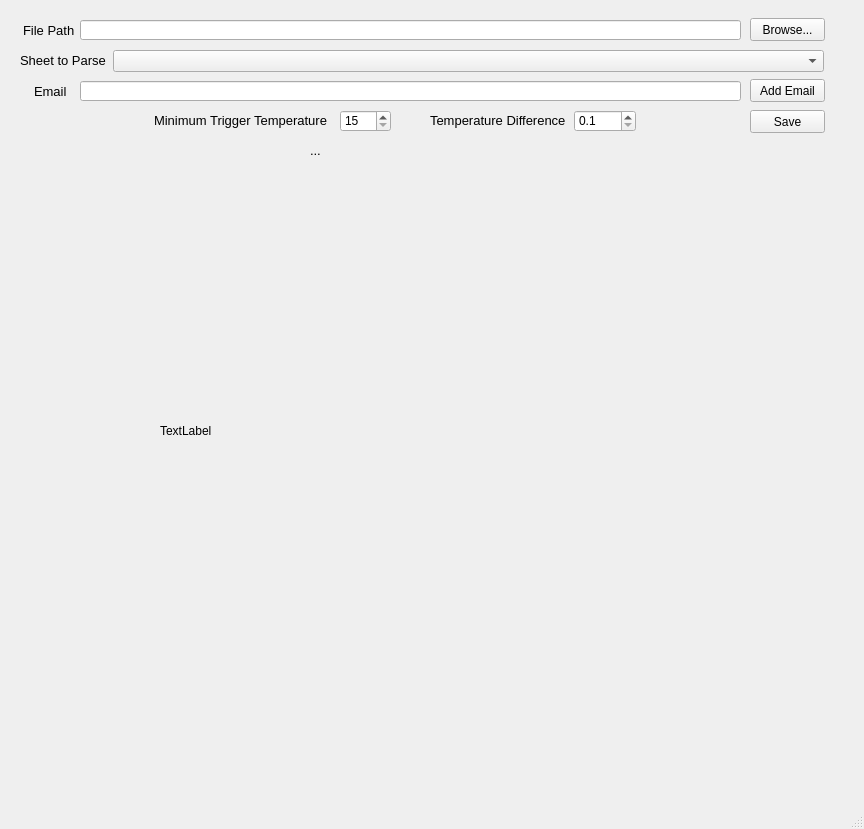
<?xml version="1.0" encoding="UTF-8"?>
<ui version="4.0">
 <class>MainWindow</class>
 <widget class="QMainWindow" name="MainWindow">
  <property name="geometry">
   <rect>
    <x>0</x>
    <y>0</y>
    <width>864</width>
    <height>829</height>
   </rect>
  </property>
  <property name="windowTitle">
   <string>MainWindow</string>
  </property>
  <widget class="QWidget" name="centralwidget">
   <widget class="QLineEdit" name="filePathLineEdit">
    <property name="geometry">
     <rect>
      <x>80</x>
      <y>20</y>
      <width>661</width>
      <height>20</height>
     </rect>
    </property>
   </widget>
   <widget class="QLineEdit" name="emailLineEdit">
    <property name="geometry">
     <rect>
      <x>80</x>
      <y>81</y>
      <width>661</width>
      <height>20</height>
     </rect>
    </property>
   </widget>
   <widget class="QLabel" name="label">
    <property name="geometry">
     <rect>
      <x>23</x>
      <y>20</y>
      <width>61</width>
      <height>20</height>
     </rect>
    </property>
    <property name="font">
     <font>
      <pointsize>10</pointsize>
     </font>
    </property>
    <property name="text">
     <string>File Path</string>
    </property>
   </widget>
   <widget class="QLabel" name="label_2">
    <property name="geometry">
     <rect>
      <x>34</x>
      <y>81</y>
      <width>61</width>
      <height>20</height>
     </rect>
    </property>
    <property name="font">
     <font>
      <pointsize>10</pointsize>
     </font>
    </property>
    <property name="text">
     <string>Email</string>
    </property>
   </widget>
   <widget class="QPushButton" name="browseButton">
    <property name="geometry">
     <rect>
      <x>750</x>
      <y>18</y>
      <width>75</width>
      <height>23</height>
     </rect>
    </property>
    <property name="text">
     <string>Browse...</string>
    </property>
   </widget>
   <widget class="QPushButton" name="addButton">
    <property name="geometry">
     <rect>
      <x>750</x>
      <y>79</y>
      <width>75</width>
      <height>23</height>
     </rect>
    </property>
    <property name="text">
     <string>Add Email</string>
    </property>
   </widget>
   <widget class="QListWidget" name="emailListWidget">
    <property name="geometry">
     <rect>
      <x>280</x>
      <y>202</y>
      <width>256</width>
      <height>192</height>
     </rect>
    </property>
   </widget>
   <widget class="QLabel" name="label_3">
    <property name="geometry">
     <rect>
      <x>280</x>
      <y>180</y>
      <width>171</width>
      <height>20</height>
     </rect>
    </property>
    <property name="font">
     <font>
      <pointsize>10</pointsize>
     </font>
    </property>
    <property name="text">
     <string>Emails to Send notification:</string>
    </property>
   </widget>
   <widget class="QPushButton" name="readButton">
    <property name="geometry">
     <rect>
      <x>290</x>
      <y>440</y>
      <width>231</width>
      <height>61</height>
     </rect>
    </property>
    <property name="font">
     <font>
      <pointsize>24</pointsize>
     </font>
    </property>
    <property name="text">
     <string>Read Excel</string>
    </property>
   </widget>
   <widget class="QPushButton" name="removeButton_2">
    <property name="geometry">
     <rect>
      <x>360</x>
      <y>400</y>
      <width>101</width>
      <height>23</height>
     </rect>
    </property>
    <property name="text">
     <string>Remove Email</string>
    </property>
   </widget>
   <widget class="QTextBrowser" name="textBrowser">
    <property name="geometry">
     <rect>
      <x>10</x>
      <y>550</y>
      <width>841</width>
      <height>211</height>
     </rect>
    </property>
   </widget>
   <widget class="QComboBox" name="sheetComboBox">
    <property name="geometry">
     <rect>
      <x>113</x>
      <y>50</y>
      <width>711</width>
      <height>22</height>
     </rect>
    </property>
   </widget>
   <widget class="QLabel" name="label_4">
    <property name="geometry">
     <rect>
      <x>20</x>
      <y>50</y>
      <width>91</width>
      <height>20</height>
     </rect>
    </property>
    <property name="font">
     <font>
      <pointsize>10</pointsize>
     </font>
    </property>
    <property name="text">
     <string>Sheet to Parse</string>
    </property>
   </widget>
   <widget class="QLabel" name="loadingLabel">
    <property name="geometry">
     <rect>
      <x>160</x>
      <y>180</y>
      <width>501</width>
      <height>501</height>
     </rect>
    </property>
    <property name="autoFillBackground">
     <bool>true</bool>
    </property>
    <property name="text">
     <string>TextLabel</string>
    </property>
   </widget>
   <widget class="QLabel" name="statusLabel">
    <property name="geometry">
     <rect>
      <x>310</x>
      <y>140</y>
      <width>341</width>
      <height>20</height>
     </rect>
    </property>
    <property name="font">
     <font>
      <pointsize>10</pointsize>
     </font>
    </property>
    <property name="text">
     <string>...</string>
    </property>
   </widget>
   <widget class="QLabel" name="loadingLabel_2">
    <property name="geometry">
     <rect>
      <x>10</x>
      <y>510</y>
      <width>841</width>
      <height>251</height>
     </rect>
    </property>
    <property name="autoFillBackground">
     <bool>true</bool>
    </property>
    <property name="text">
     <string/>
    </property>
   </widget>
   <widget class="QSpinBox" name="spinBox">
    <property name="geometry">
     <rect>
      <x>340</x>
      <y>110</y>
      <width>51</width>
      <height>22</height>
     </rect>
    </property>
    <property name="minimum">
     <number>15</number>
    </property>
   </widget>
   <widget class="QDoubleSpinBox" name="doubleSpinBox">
    <property name="geometry">
     <rect>
      <x>574</x>
      <y>110</y>
      <width>62</width>
      <height>22</height>
     </rect>
    </property>
    <property name="decimals">
     <number>1</number>
    </property>
    <property name="minimum">
     <double>0.100000000000000</double>
    </property>
    <property name="maximum">
     <double>5.900000000000000</double>
    </property>
    <property name="singleStep">
     <double>0.100000000000000</double>
    </property>
   </widget>
   <widget class="QLabel" name="label_5">
    <property name="geometry">
     <rect>
      <x>154</x>
      <y>110</y>
      <width>191</width>
      <height>20</height>
     </rect>
    </property>
    <property name="font">
     <font>
      <pointsize>10</pointsize>
     </font>
    </property>
    <property name="text">
     <string>Minimum Trigger Temperature</string>
    </property>
   </widget>
   <widget class="QLabel" name="label_6">
    <property name="geometry">
     <rect>
      <x>430</x>
      <y>110</y>
      <width>141</width>
      <height>20</height>
     </rect>
    </property>
    <property name="font">
     <font>
      <pointsize>10</pointsize>
     </font>
    </property>
    <property name="text">
     <string>Temperature Difference</string>
    </property>
   </widget>
   <widget class="QPushButton" name="saveButton">
    <property name="geometry">
     <rect>
      <x>750</x>
      <y>110</y>
      <width>75</width>
      <height>23</height>
     </rect>
    </property>
    <property name="text">
     <string>Save</string>
    </property>
   </widget>
   <widget class="QPushButton" name="emailButton">
    <property name="geometry">
     <rect>
      <x>290</x>
      <y>513</y>
      <width>231</width>
      <height>23</height>
     </rect>
    </property>
    <property name="text">
     <string>Send Email</string>
    </property>
   </widget>
   <zorder>emailButton</zorder>
   <zorder>filePathLineEdit</zorder>
   <zorder>emailLineEdit</zorder>
   <zorder>label</zorder>
   <zorder>label_2</zorder>
   <zorder>browseButton</zorder>
   <zorder>addButton</zorder>
   <zorder>emailListWidget</zorder>
   <zorder>label_3</zorder>
   <zorder>readButton</zorder>
   <zorder>removeButton_2</zorder>
   <zorder>textBrowser</zorder>
   <zorder>sheetComboBox</zorder>
   <zorder>label_4</zorder>
   <zorder>statusLabel</zorder>
   <zorder>loadingLabel_2</zorder>
   <zorder>loadingLabel</zorder>
   <zorder>spinBox</zorder>
   <zorder>doubleSpinBox</zorder>
   <zorder>label_5</zorder>
   <zorder>label_6</zorder>
   <zorder>saveButton</zorder>
  </widget>
  <widget class="QMenuBar" name="menubar">
   <property name="geometry">
    <rect>
     <x>0</x>
     <y>0</y>
     <width>864</width>
     <height>21</height>
    </rect>
   </property>
  </widget>
  <widget class="QStatusBar" name="statusbar"/>
 </widget>
 <resources/>
 <connections/>
</ui>
